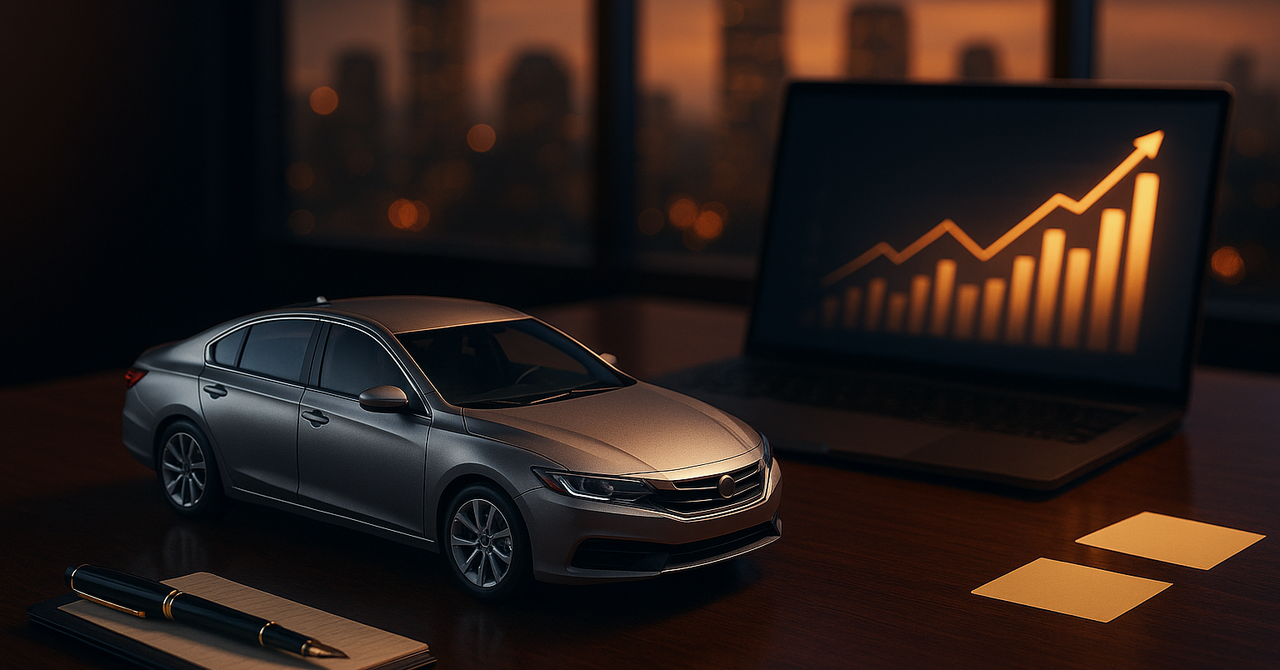
#> input picture dev/2-cars/assets/eyecatch-bg-note.png, 1280 x 670 px
$ python make_eyecatch.py
#> lines starting #> are read from the running program, lines starting #| are printed output that depends on the picture
#!/usr/bin/env python3
"""開発2部 — 月次記事・号外のnote見出し画像（サムネイル）を生成する（他部と同じハイブリッド方式）。

背景は`scripts/ai_image.py`で生成した固定の背景画像（`eyecatch-bg-note.png`／
`eyecatch-bg-ig.png`。車＋データ分析をイメージした濃紺＋アンバー配色）を使い回し、
その上に号ごとの文字（号数・見出し1行）だけをmatplotlibで重ねる。背景は号ごとに
作り直さない（費用と一貫性のため。2026-09-17、社長の要望で単色背景から写真調の
背景に変更）。

note用（1280x670）とInstagram用（4:5・1080x1350）の2サイズを出力。

使い方:
  python make_eyecatch.py                                  → 2026年8月号を assets/2026-08/ に生成
  python make_eyecatch.py "2026年9月号" "今月のテーマ1行" assets/2026-09
"""
from __future__ import annotations

import sys
from pathlib import Path

import matplotlib
matplotlib.use("Agg")
import matplotlib.pyplot as plt  # noqa: E402
import matplotlib.patheffects as pe  # noqa: E402
import numpy as np  # noqa: E402
from matplotlib import font_manager  # noqa: E402
from PIL import Image  # noqa: E402

for _name in ("Yu Gothic", "Meiryo", "MS Gothic", "IPAexGothic",
              "Hiragino Sans", "Noto Sans CJK JP", "Noto Sans JP"):
    try:
        if font_manager.findfont(_name, fallback_to_default=False):
            matplotlib.rcParams["font.family"] = _name
            break
    except Exception:  # noqa: BLE001
        continue

HERE = Path(__file__).parent

BG = "#26364a"       # 濃紺（クルマ＋分析の落ち着き。他部と差別化）
ACCENT = "#e0a13c"   # アンバー
TITLE = "#f4f6fa"
MUTE = "#9fb0c4"

SERIES = "新車販売台数ランキング × 働き方・投資"


def _wrap(subtitle: str, limit: int) -> list[str]:
    if len(subtitle) <= limit:
        return [subtitle]
    if "、" in subtitle:
        head, tail = subtitle.split("、", 1)
        return [head + "、", tail]
    mid = len(subtitle) // 2
    return [subtitle[:mid], subtitle[mid:]]


def _render(label: str, subtitle: str, tag: str, out: Path, size: str, bg_path: Path | None) -> None:
#> called with label = '2026年8月号', subtitle = '供給が止まると、数字はこう動く', tag = '登録車＋軽 総合TOP5から読む', size = 'note'
    if size == "ig":
        W, H = 1080, 1350
        y_series, y_tick, y_label, y_sub, y_tag = 0.86, 0.79, 0.71, 0.575, 0.40
        fs_label, fs_sub, fs_tag = 22, 30, 14
        lines = _wrap(subtitle, 10)
        panel_h = 0.62
    else:
        W, H = 1280, 670
        y_series, y_tick, y_label, y_sub, y_tag = 0.775, 0.715, 0.60, 0.44, 0.22
        fs_label, fs_sub, fs_tag = 19, 27, 12
        lines = _wrap(subtitle, 9)
        panel_w = 0.62

    fig = plt.figure(figsize=(W / 200, H / 200), dpi=200)
    ax = fig.add_axes([0, 0, 1, 1])
    ax.axis("off")
    ax.set_xlim(0, 1)
    ax.set_ylim(0, 1)

    if bg_path is not None and Path(bg_path).exists():
        img = np.asarray(Image.open(bg_path).convert("RGB"))
#> img is the input picture: shape (670, 1280, 3); mean R, G, B 41.7, 29.4, 24.9
        ax.imshow(img, extent=[0, 1, 0, 1], aspect="auto", zorder=0)
        if size == "ig":
            ax.add_patch(plt.Rectangle((0, 1 - panel_h), 1, panel_h, color=BG, alpha=0.74, zorder=1))
        else:
            ax.add_patch(plt.Rectangle((0, 0), panel_w, 1, color=BG, alpha=0.74, zorder=1))
    else:
        ax.add_patch(plt.Rectangle((0, 0), 1, 1, color=BG, zorder=0))

    ax.add_patch(plt.Rectangle((0, 0), 1, 0.015, color=ACCENT, zorder=2))
    ax.add_patch(plt.Rectangle((0.075, y_tick), 0.06, 0.012, color=ACCENT, zorder=2))

    ax.text(0.075, y_series, SERIES, fontsize=12.5, color=MUTE, va="center", zorder=3)
    ax.text(0.075, y_label, label, fontsize=fs_label, color=ACCENT, fontweight="bold", va="center", zorder=3)
    line_gap = 0.075 if size == "ig" else 0.11
    for i, ln in enumerate(lines):
        t = ax.text(0.075, y_sub - i * line_gap, ln, fontsize=fs_sub, color=TITLE,
                    fontweight="bold", va="center", zorder=3)
        t.set_path_effects([pe.withStroke(linewidth=1.3, foreground=TITLE)])
    ax.text(0.075, y_tag, tag, fontsize=fs_tag, color=MUTE, va="center", zorder=3)

    out.parent.mkdir(parents=True, exist_ok=True)
    fig.savefig(out, dpi=200, facecolor=BG)
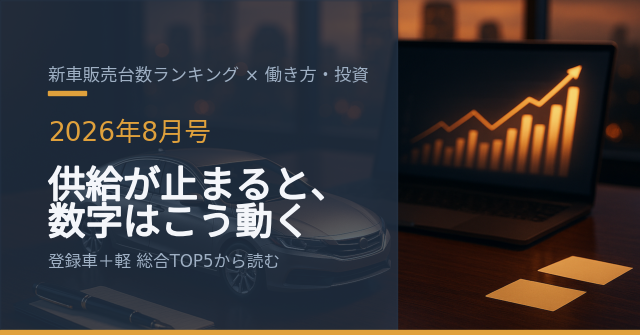
#> figure drawn by matplotlib, 1 panel
    plt.close(fig)
    print("saved:", out)


def eyecatch(label: str, subtitle: str, out_dir: Path, tag: str = "登録車＋軽 総合TOP5から読む") -> None:
    bg_note = HERE / "eyecatch-bg-note.png"
    bg_ig = HERE / "eyecatch-bg-ig.png"
    _render(label, subtitle, tag, out_dir / "eyecatch.png", "note", bg_note)
    _render(label, subtitle, tag, out_dir / "eyecatch-ig.png", "ig", bg_ig)
#> call 2 of _render, with label = '2026年8月号', subtitle = '供給が止まると、数字はこう動く', tag = '登録車＋軽 総合TOP5から読む', size = 'ig'
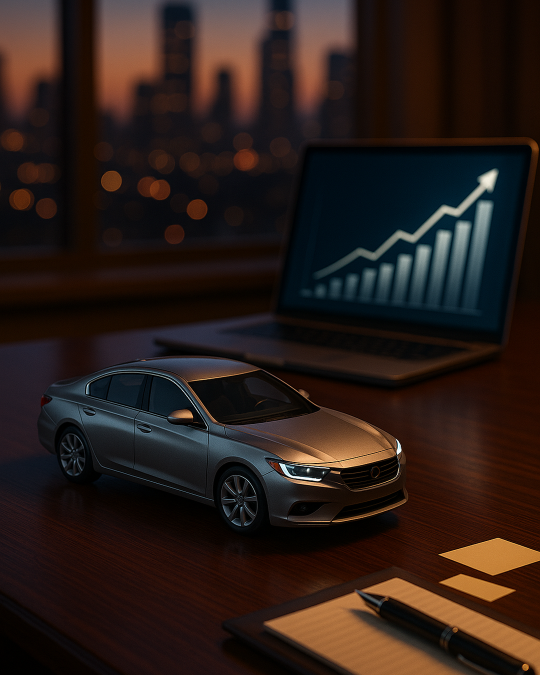
#> input picture dev/2-cars/assets/eyecatch-bg-ig.png, 1080 x 1350 px (shown at 1/2 size)
#> in _render, img is the input picture: shape (1350, 1080, 3); mean R, G, B 41.9, 29.1, 24.4
#> in _render (call 2), `fig.savefig(out, dpi=200, facecolor=BG)`:
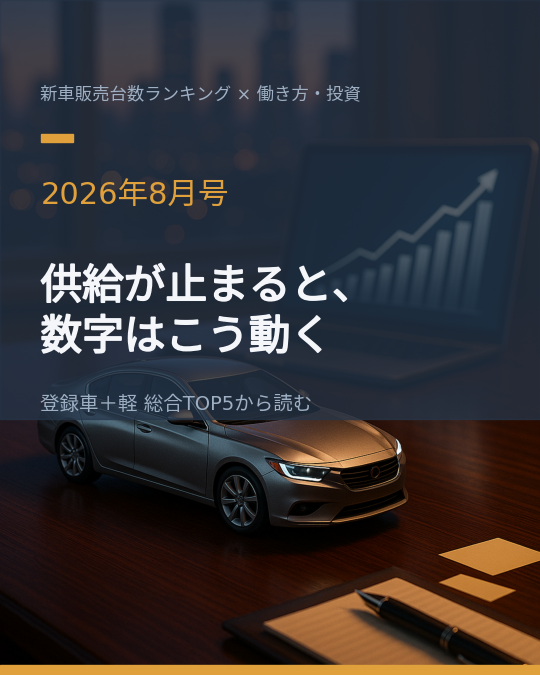
#> figure drawn by matplotlib, 1 panel


if __name__ == "__main__":
    if len(sys.argv) >= 3:
        label, subtitle = sys.argv[1], sys.argv[2]
        out_dir = Path(sys.argv[3]) if len(sys.argv) >= 4 else HERE / label
    else:
        label, subtitle = "2026年8月号", "供給が止まると、数字はこう動く"
        out_dir = HERE / "2026-08"
    eyecatch(label, subtitle, out_dir)
